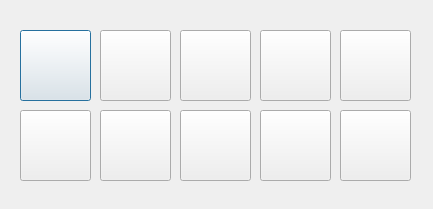
<?xml version="1.0" encoding="UTF-8"?>
<ui version="4.0">
 <class>SelectLivel</class>
 <widget class="QDialog" name="SelectLivel">
  <property name="geometry">
   <rect>
    <x>0</x>
    <y>0</y>
    <width>433</width>
    <height>209</height>
   </rect>
  </property>
  <property name="minimumSize">
   <size>
    <width>433</width>
    <height>209</height>
   </size>
  </property>
  <property name="maximumSize">
   <size>
    <width>433</width>
    <height>16777215</height>
   </size>
  </property>
  <property name="windowTitle">
   <string>Select livel</string>
  </property>
  <property name="windowIcon">
   <iconset resource="res/res.qrc">
    <normaloff>:/new/prefix1/ico</normaloff>:/new/prefix1/ico</iconset>
  </property>
  <widget class="QPushButton" name="pushButton">
   <property name="geometry">
    <rect>
     <x>20</x>
     <y>30</y>
     <width>71</width>
     <height>71</height>
    </rect>
   </property>
   <property name="text">
    <string/>
   </property>
   <property name="icon">
    <iconset resource="res/res.qrc">
     <normaloff>:/new/prefix1/table1</normaloff>:/new/prefix1/table1</iconset>
   </property>
   <property name="iconSize">
    <size>
     <width>64</width>
     <height>64</height>
    </size>
   </property>
  </widget>
  <widget class="QPushButton" name="pushButton_2">
   <property name="geometry">
    <rect>
     <x>100</x>
     <y>30</y>
     <width>71</width>
     <height>71</height>
    </rect>
   </property>
   <property name="text">
    <string/>
   </property>
   <property name="icon">
    <iconset resource="res/res.qrc">
     <normaloff>:/new/prefix1/table2</normaloff>:/new/prefix1/table2</iconset>
   </property>
   <property name="iconSize">
    <size>
     <width>64</width>
     <height>64</height>
    </size>
   </property>
  </widget>
  <widget class="QPushButton" name="pushButton_3">
   <property name="geometry">
    <rect>
     <x>180</x>
     <y>30</y>
     <width>71</width>
     <height>71</height>
    </rect>
   </property>
   <property name="text">
    <string/>
   </property>
   <property name="icon">
    <iconset resource="res/res.qrc">
     <normaloff>:/new/prefix1/table3</normaloff>:/new/prefix1/table3</iconset>
   </property>
   <property name="iconSize">
    <size>
     <width>64</width>
     <height>64</height>
    </size>
   </property>
  </widget>
  <widget class="QPushButton" name="pushButton_4">
   <property name="geometry">
    <rect>
     <x>260</x>
     <y>30</y>
     <width>71</width>
     <height>71</height>
    </rect>
   </property>
   <property name="text">
    <string/>
   </property>
   <property name="icon">
    <iconset resource="res/res.qrc">
     <normaloff>:/new/prefix1/table4</normaloff>:/new/prefix1/table4</iconset>
   </property>
   <property name="iconSize">
    <size>
     <width>64</width>
     <height>64</height>
    </size>
   </property>
  </widget>
  <widget class="QPushButton" name="pushButton_5">
   <property name="geometry">
    <rect>
     <x>340</x>
     <y>30</y>
     <width>71</width>
     <height>71</height>
    </rect>
   </property>
   <property name="text">
    <string/>
   </property>
   <property name="icon">
    <iconset resource="res/res.qrc">
     <normaloff>:/new/prefix1/table5</normaloff>:/new/prefix1/table5</iconset>
   </property>
   <property name="iconSize">
    <size>
     <width>64</width>
     <height>64</height>
    </size>
   </property>
  </widget>
  <widget class="QPushButton" name="pushButton_6">
   <property name="geometry">
    <rect>
     <x>20</x>
     <y>110</y>
     <width>71</width>
     <height>71</height>
    </rect>
   </property>
   <property name="text">
    <string/>
   </property>
   <property name="icon">
    <iconset resource="res/res.qrc">
     <normaloff>:/new/prefix1/table6</normaloff>:/new/prefix1/table6</iconset>
   </property>
   <property name="iconSize">
    <size>
     <width>64</width>
     <height>64</height>
    </size>
   </property>
  </widget>
  <widget class="QPushButton" name="pushButton_7">
   <property name="geometry">
    <rect>
     <x>100</x>
     <y>110</y>
     <width>71</width>
     <height>71</height>
    </rect>
   </property>
   <property name="text">
    <string/>
   </property>
   <property name="icon">
    <iconset resource="res/res.qrc">
     <normaloff>:/new/prefix1/table7</normaloff>:/new/prefix1/table7</iconset>
   </property>
   <property name="iconSize">
    <size>
     <width>64</width>
     <height>64</height>
    </size>
   </property>
  </widget>
  <widget class="QPushButton" name="pushButton_8">
   <property name="geometry">
    <rect>
     <x>180</x>
     <y>110</y>
     <width>71</width>
     <height>71</height>
    </rect>
   </property>
   <property name="text">
    <string/>
   </property>
   <property name="icon">
    <iconset resource="res/res.qrc">
     <normaloff>:/new/prefix1/table8</normaloff>:/new/prefix1/table8</iconset>
   </property>
   <property name="iconSize">
    <size>
     <width>64</width>
     <height>64</height>
    </size>
   </property>
  </widget>
  <widget class="QPushButton" name="pushButton_9">
   <property name="geometry">
    <rect>
     <x>260</x>
     <y>110</y>
     <width>71</width>
     <height>71</height>
    </rect>
   </property>
   <property name="text">
    <string/>
   </property>
   <property name="icon">
    <iconset resource="res/res.qrc">
     <normaloff>:/new/prefix1/table9</normaloff>:/new/prefix1/table9</iconset>
   </property>
   <property name="iconSize">
    <size>
     <width>64</width>
     <height>64</height>
    </size>
   </property>
  </widget>
  <widget class="QPushButton" name="pushButton_10">
   <property name="geometry">
    <rect>
     <x>340</x>
     <y>110</y>
     <width>71</width>
     <height>71</height>
    </rect>
   </property>
   <property name="text">
    <string/>
   </property>
   <property name="icon">
    <iconset resource="res/res.qrc">
     <normaloff>:/new/prefix1/table10</normaloff>:/new/prefix1/table10</iconset>
   </property>
   <property name="iconSize">
    <size>
     <width>64</width>
     <height>64</height>
    </size>
   </property>
  </widget>
 </widget>
 <resources>
  <include location="res/res.qrc"/>
 </resources>
 <connections/>
</ui>
